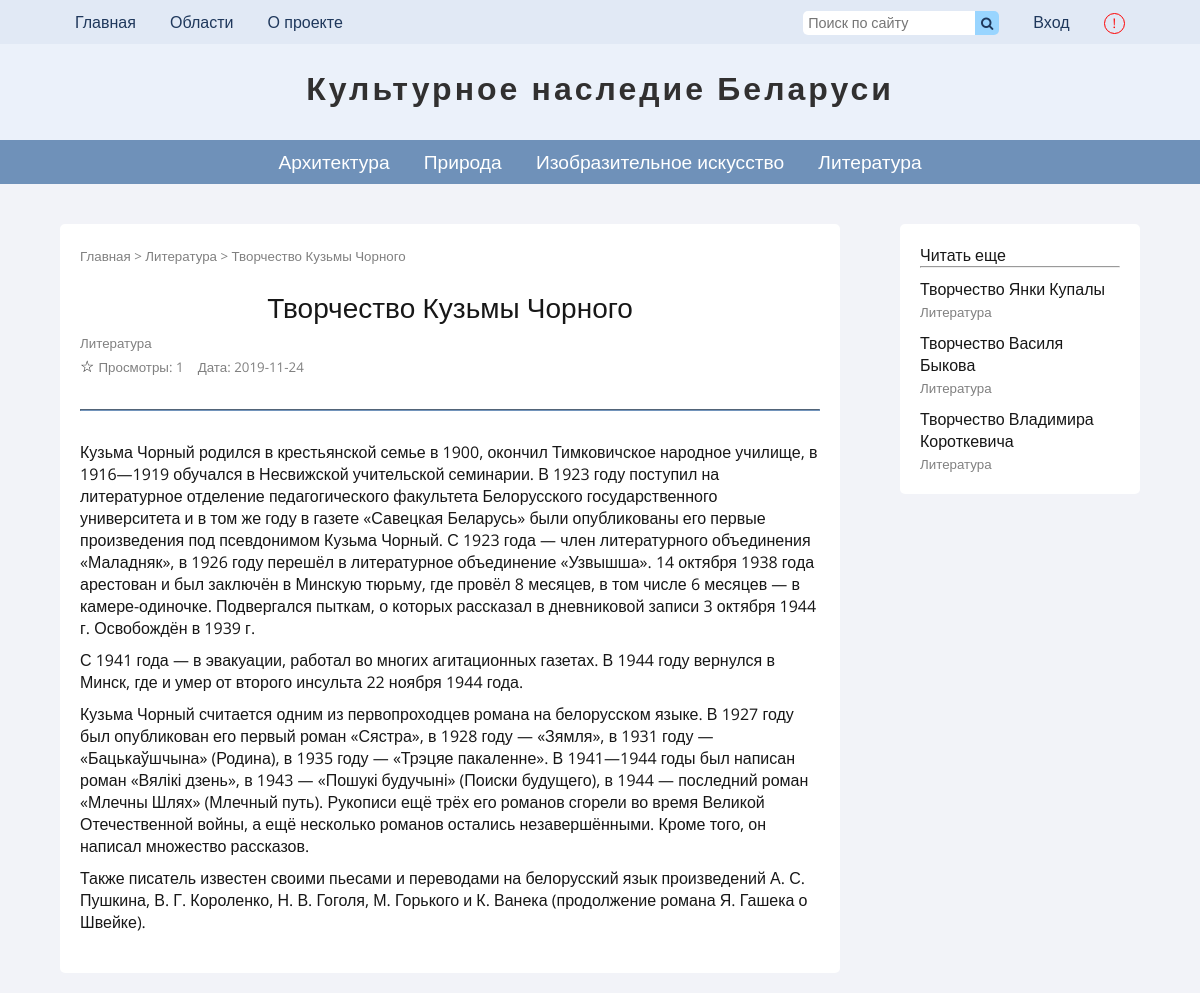
Screenshot of /pages/article.php?id=107 with the database file from the repository.
### tables this page shows
CREATE TABLE `categories` (
  `id` int(11) NOT NULL,
  `title` varchar(100) NOT NULL,
  `description` text NOT NULL,
  `last_author` varchar(20) DEFAULT NULL,
  `pubdate` timestamp NOT NULL DEFAULT current_timestamp()
);

CREATE TABLE `articles` (
  `id` int(11) NOT NULL,
  `title` varchar(255) NOT NULL,
  `text` text NOT NULL,
  `pubdate` datetime DEFAULT current_timestamp(),
  `views` int(11) NOT NULL DEFAULT 0,
  `likes` int(11) NOT NULL DEFAULT 0,
  `dislikes` int(11) NOT NULL DEFAULT 0,
  `category_id` varchar(20) NOT NULL,
  `last_author` varchar(20) DEFAULT NULL,
  `district_id` text DEFAULT NULL,
  `lat` double DEFAULT NULL,
  `lng` double DEFAULT NULL
);

### includes/config.php (called while the page is built, shortened)
<?php
	$params = array(
		'title' => 'Культурное наследие Беларуси'
	);

### includes/read-more.php (the view)
<span>Читать еще</span>
<hr>
<?php
	$current_article = mysqli_fetch_assoc(mysqli_query($connection, "SELECT * FROM `articles` WHERE `id` = $article_id"));
	$category_id = $current_article['category_id'];
	$category = mysqli_fetch_assoc(mysqli_query($connection, "SELECT `id`, `title` FROM `categories` WHERE `id` = '$category_id'"));
	if ($articles = mysqli_query($connection, "SELECT * FROM `articles` ORDER BY `pubdate` DESC")) {
		if (mysqli_num_rows($articles) !== false) {
			$limit = 0;
			while ($post = mysqli_fetch_assoc($articles)) {
				if ($post['id'] != $article_id and strpos($post['category_id'], $category_id) !== false and $limit < 6) { ?>
					<div class="read-more-item">
						<div>
							<a href="article.php?id=<?php echo $post['id'] ?><?php echo @$change_info ?>">
								<?php echo $post['title'] ?>
							</a>
						</div>
						<div class="categories">
							<small>
								<a href="category.php?cat=<?php echo $category['id'] ?>"><?php echo $category['title'] ?></a>
							</small>
						</div>
					</div>
					<?php
					$limit++;
				}
			}
		}
	}

### pages/article.php (shortened to what this page needs)
<?php require '../includes/config.php' ?>
<!DOCTYPE html>
<html lang="en">
<head>
	<?php include '../includes/common-header.php' ?>
	<link rel="stylesheet" type="text/css" href="../css/article.css?version=1.0">
	<link rel="stylesheet" type="text/css" href="../css/post-info.css?version=1.0">
</head>
<body>
	<?php include '../includes/header.php'; $article_id = $_GET['id']; ?>
	<aside>
		<?php include '../includes/read-more.php' ?>
	</aside>
	<section class="side-section">
		<article>
			<?php
				$result = mysqli_query($connection, "SELECT * FROM `articles` WHERE `id` = $article_id");
				if (mysqli_num_rows($result) !== false) {
					$post = mysqli_fetch_assoc($result);
					$post_category = str_replace(',', '', $post['category_id']);
					$post_category = intval($post_category);
					$cat = mysqli_query($connection, "SELECT * FROM `categories` WHERE `id` = $post_category");
				if (mysqli_num_rows($cat) > 0) { $cat = mysqli_fetch_assoc($cat); } ?>
					<div class="path">
				<small><a href="home.php">Главная</a> > <a href="category.php?cat=<?php echo $cat['id'] ?>#track-<?php echo $post['id'] ?>"><?php echo $cat['title'] ?></a> > <a><?php echo $post['title'] ?></a></small>
			</div> <br>
				<?php include '../includes/post-info.php';
			?>
			<br>
			<hr>
			<div class="post-content">
				<?php
					echo $post['text'];
					$id = $post['id'];
					$views = $post['views'] + 1;
					mysqli_query($connection, "UPDATE `articles` SET `views` = $views WHERE `articles`.`id` = $id;");
				}
				?>
			</div>
		</article>
	</section>
		<?php include '../includes/read-more.php' ?>
</body>
</html>

### includes/header.php (shortened to what this page needs)
<?php require '../includes/get-user.php' ?>
<link rel="stylesheet" type="text/css" href="../css/header.css">
<link rel="stylesheet" href="https://cdnjs.cloudflare.com/ajax/libs/font-awesome/4.7.0/css/font-awesome.min.css">
<header>
	<div class="tool-section">
		<div id="tool-content">
			<div id="left">
				<a href="home.php">Главная</a>
				<div class="dropdown">
					<a onclick="showDistricts()">Области</a>
				</div>
				<a href="about.php">О проекте</a>
			</div>
			<div id="right">
				<div class="search-section">
					<form method="get" action="../pages/search-results.php" autocomplete="off">
						<input class="search-input" type="text" placeholder="Поиск по сайту" name="search_key" value="<?php if (isset($key)) {echo $key;} ?>" maxlength="25">
						<button class="search-btn" type="submit"><i class="fa fa-search"></i></button>
					</form>
				</div>
				<?php
					if (!isset($_SESSION['user'])) { ?>
						<a href="login.php">Вход</a>
					<?php }
					else { ?>
						<a href="user.php"><?php echo $user_name  ?></a>
					<?php } ?>
				<button id="complain-button" title="Сообщить о проблеме модераторам" type="button" onclick="fullwindowpopup()"><span id="exclamation-mark">!</span></button>
			</div>
		</div>
	</div>
	<div class="logo">
		<a href="home.php">
		<?php echo $params['title'] ?></a>
	</div>
	<div class="categories-section">
		<ul id="categories-section">
			<?php
				$categories = mysqli_query($connection, "SELECT `title`, `id` FROM `categories` ORDER BY `id` ASC");
				while ($cat = mysqli_fetch_assoc($categories)) {
					$id = $cat['id'];
					?>
					<li <?php cur_page("category.php?cat=" . $id) ?>><a href="category.php?cat=<?php echo $id ?>"><?php echo $cat['title'] ?> </a></li>
			<?php } ?>
		</ul>
	</div>
</header>

### includes/post-info.php (shortened to what this page needs)
<div class="post-info">
	<a class="post-title" href="article.php?id=<?php echo $post['id'] ?><?php echo @$change_info ?>">
		<span><?php echo $post['title'] ?></span>
	</a>
	<div>
		<small class="categories">
			<?php
				$post_category = str_replace(',', '', $post['category_id']);
				$post_category = intval($post_category);
				$cat = mysqli_query($connection, "SELECT * FROM `categories` WHERE `id` = $post_category");
				if (mysqli_num_rows($cat) > 0) { $cat = mysqli_fetch_assoc($cat); ?>
				<a href="category.php?cat=<?php echo $cat['id'] ?>"><?php echo $cat['title'] ?></a>
			<?php } ?>
		</small>
		<div class="post-meta">
			<span class="track"><button id="track-<?php echo $post['id'] ?>" type="button" onclick="track(<?php echo $post['id'] ?>)">
				<?php
					if (isset($_SESSION['user'])) {
						if (strpos($user['tracked_articles'], ' ' . $post['id'] . ',') !== false) {
							echo "&starf;";
						}
						else {
							echo "&star;";
						}
					}
					else {
							echo "&star;";
						}
				?>
			</button></span>
			<small class="views">Просмотры: <?php echo $post['views'] ?></small>
			<small class="pubdate">Дата: <?php for($i = 0; $i < 10; $i++) {echo $post['pubdate'][$i];}  ?></small>
		</div>
	</div>
</div>

### css/main.css (style rules this page uses)
* { margin: 0; padding: 0; font-family: 'Open Sans', sans-serif; color: #171717; box-sizing: border-box; }
body { min-height: 100vh; background-color: #f2f3f8; }
a { text-decoration: none; }
section { overflow: auto; max-width: 100%; padding: 20px; margin: 0 5%; margin-bottom: 20px; background-color: #fff; border-radius: 5px; }
.side-section { width: 65%; float: left; }
input, textarea { border-radius: 5px; border: 1px solid rgba(79, 122, 171, 0.9); padding: 5px; font-size: 0.9em; max-width: 100%; }
button { cursor: pointer; }

### css/aside.css (style rules this page uses)
aside { float: right; margin-right: 5%; width: 20%; background-color: #fff; padding: 20px; border-radius: 5px; }
aside hr, .additional hr { margin-bottom: 10px; }

### css/article.css (style rules this page uses)
article { background-color: #fff; margin: 0 auto; word-wrap: break-word; border-radius: 5px; }
article .post-title { text-align: center; }
article hr { border-color: rgba(79, 122, 171, 0.8); }
.post-content { margin: 20px 0; }
.post-content p { margin: 10px 0; }
.read-more-item:not(:last-child) { margin-bottom: 10px; }
.path a, .path small { color: grey; }

### css/post-info.css (style rules this page uses)
.post-info { flex-wrap: wrap; display: flex; flex-direction: column; margin-bottom: 10px; }
.post-title { display: inline-block; font-size: 28px; margin-bottom: 5px; }
.categories a { display: inline-block; color: grey; }
.post-meta small, .post-meta a { display: inline-block; color: grey; margin-top: 5px; }
.likes, .dislikes, .views { margin-right: 10px; }
.track button { font-size: 1em; outline: none; cursor: pointer; border: 0; background-color: transparent; }

### css/header.css (style rules this page uses)
header { width: 100%; margin-bottom: 40px; }
.tool-section, .logo, .categories-section { width: 100%; padding: 0 5% 0 5%; }
.tool-section { text-align: center; font-size: 1em; height: 44px; line-height: 44px; background-color: #e1e9f5; }
.tool-section a, #tool-content a { cursor: pointer; color: #1f385c; margin: 5px 15px 5px 15px; }
.search-section { display: inline-block; margin-right: 15px; }
.logo { letter-spacing: 3px; font-weight: bold; word-wrap: break-word; padding-top: 0.7em; text-align: center; font-size: 2em; height: 3em; background-color: #ebf1fa; }
.logo a { cursor: default; color: #313030; }
.categories-section { text-align: center; background-color: rgba(79, 122, 171, 0.8); }
#right { float: right; }
#left { float: left; }
.search-input { border: 0; height: 24px; border-top-right-radius: 0; border-bottom-right-radius: 0; }
.search-btn { border: 0; background-color: #99d5ff; border-top-right-radius: 5px; border-bottom-right-radius: 5px; margin-top: 10.5px; width: 24px; height: 24px; float: right; }
.search-btn i { color: #1f385c; }
#complain-button { margin-left: 15px; margin-right: 15px; width: 1.6em; height: 1.6em; vertical-align: middle; border-radius: 50%; border: 1px solid red; background-color: transparent; }
.dropdown { display: inline-block; }
#exclamation-mark { color: red; display: block; line-height: 1em; }
li { vertical-align: middle; font-size: 1.2em; height: 44px; line-height: 44px; display: inline-block; padding: 0 15px 0 15px; }
li a { color: #fff; }

### rows the page displays
categories: title "Архитектура"
categories: title "Природа"
categories: title "Изобразительное искусство"
categories: title "Литература"
articles: title "Творчество Янки Купалы"
articles: title "Творчество Василя Быкова"
articles: title "Творчество Владимира Короткевича"
articles: title "Творчество Кузьмы Чорного", views "1", pubdate "2", pubdate "0", pubdate "1", pubdate "9", pubdate "-", pubdate "4", text "Кузьма Чорный родился в крестьянской семье в 1900, окончил Тимковичское народное училище, в 1916—1919 обучался в Несвижской учительской семинарии. В 1923 году поступил на литературное отделение педагогического факультета Белорусского государственного университета и в том же году в газете «Савецкая Беларусь» были опубликованы его первые произведения под псевдонимом Кузьма Чорный. С 1923 года — член литературного объединения «Маладняк», в 1926 году перешёл в литературное объединение «Узвышша». 14 октября 1938 года арестован и был заключён в Минскую тюрьму, где провёл 8 месяцев, в том числе 6 месяцев — в камере-одиночке. Подвергался пыткам, о которых рассказал в дневниковой записи 3 октября…"

### other values shown
$params['title'] "Культурное наследие Беларуси"
